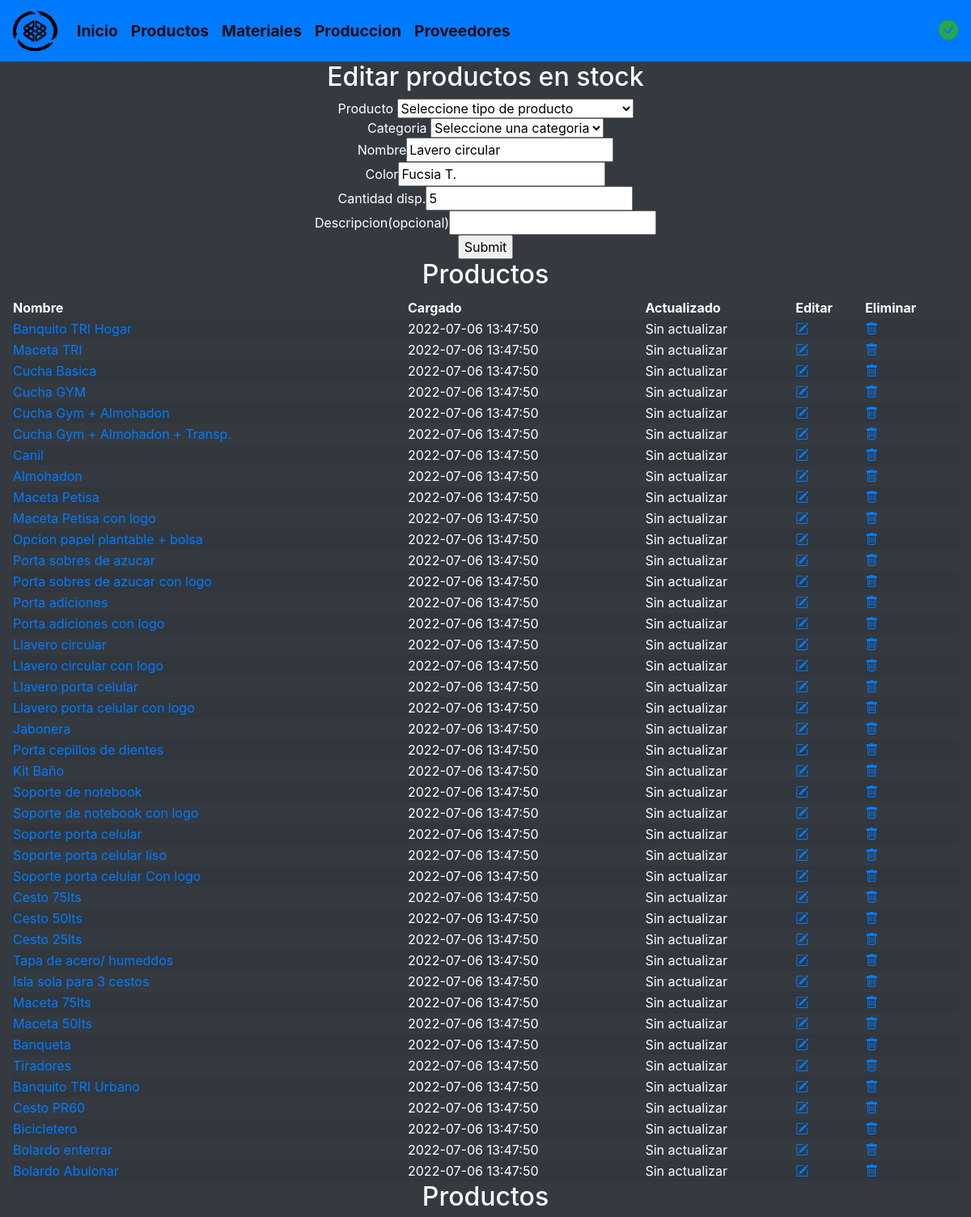
/verproducto.php?idstock=2 (upper part), run on the app's committed database.
### tables this page shows
create table productosalmacen(
	id_stock int unsigned auto_increment primary key,
	id_producto int unsigned,
	id_categoria int unsigned,
	nombre varchar(150) not null,
	color varchar(90) not null,
	stock_disponible int(4) not null,
	descripcion varchar(320),
	creada_el TIMESTAMP DEFAULT CURRENT_TIMESTAMP,
  	actualizada_el TIMESTAMP DEFAULT CURRENT_TIMESTAMP,
  	foreign key (id_categoria) references categoria(id_categoria),
  	foreign key (id_producto) references productos(id_producto)
);

create table productos(
	id_producto int unsigned auto_increment primary key,
	id_tipo_procesado int unsigned,
	id_categoria int unsigned,
	nomproducto varchar(150) not null,
	creada_el TIMESTAMP DEFAULT CURRENT_TIMESTAMP,
  	actualizada_el TIMESTAMP DEFAULT CURRENT_TIMESTAMP,
	foreign key (id_tipo_procesado) references produccion(id_tipo_procesado),
	foreign key (id_categoria) references categoria(id_categoria)
);

### verproducto.php (the view, shortened to what this page needs)
<!DOCTYPE html>
<html lang="es">
	<?php include "modulos/head.php" ?>
	<body class="bg-dark text-white">
		<?php include "modulos/navheader.php" ?>
			<article class="col">
				<center>
					<?php
						if($_GET) {
					    $id=$_GET['idstock'];
					    $sql_unico='SELECT * FROM productosalmacen WHERE id_stock=?';
					    $gsent_unico = $cnn->prepare($sql_unico);
					    $gsent_unico->execute(array($id));
					    $resultado_unico = $gsent_unico->fetch();
						}
					?>
					<?php if ($_GET): ?>
					<h2>Editar productos en stock</h2>
					<form method="GET" action="editarproducto.php">
						<fieldset>
							Producto
							<select name="a" value="<?php echo $resultado_unico['id_producto']; ?>">
								<option selected hidden disabled> Seleccione tipo de producto</option>
								<?php
									$sql_leer='SELECT * FROM productos';
									$gsent = $cnn->prepare($sql_leer);
									$gsent->execute();
									$resultados = $gsent->fetchAll();
								?>
							</select>
						</fieldset>
						<fieldset>
							Categoria
							<select name="b" value="<?php echo $resultado_unico['id_categoria']; ?>">
								<option selected hidden value="<?php echo $resultado_unico['id_categoria']; ?>" > Seleccione una categoria</option>
							</select>
						</fieldset>
						<fieldset>
							Nombre<input type="text" name="name" value="<?php echo $resultado_unico['nombre']?>">
						</fieldset>
						<fieldset>
							Color<input type="text" name="color" value="<?php echo $resultado_unico['color']?>">
						</fieldset>
						<fieldset>
							Cantidad disp.<input type="number" name="stock" value="<?php echo $resultado_unico['stock_disponible']?>">
						</fieldset>
						<fieldset>
							Descripcion(opcional)<input type="text" name="descripcion" value="<?php echo $resultado_unico['descripcion']?>">
						</fieldset>
						<fieldset>
							<input type="submit">
						</fieldset>
					</form>
					<?php endif; ?>
				</center>
				<center><h2>Productos</h2></center>
				<table class="col table-striped">
					<thead>
						<tr>
							<th>Nombre</th>
							<th>Cargado</th>
							<th>Actualizado</th>
							<th>Editar</th>
							<th>Eliminar</th>
						</tr>
					</thead>
					<tbody>
						<?php
							include "db/conexion.php";
							$leer_sql='SELECT * FROM productos';
							$gsent = $cnn->prepare($leer_sql);
							$gsent->execute();
							$resultadotes = $gsent->fetchAll();
						    foreach ($resultadotes as $datote):
						?>
						<tr>
							<td><a href="verprecioproducto.php?id=<?php echo $datote['id_producto']; ?>"><?php echo $datote['nomproducto']; ?></a></td>
						    <td><?php echo $datote['creada_el']; ?></td>
						    <td>
						    	<?php
						    		if($datote['creada_el']==$datote['actualizada_el'])
						    			{echo 'Sin actualizar';}
						    		else
						    			{echo $datote['actualizada_el'];}
						    	?>
						    </td>
							<td><a href="verproducto.php?idproducto=<?php echo $datote['id_producto']; ?>"><i class="bi bi-pencil-square"></i></a></td>
						    <td><a href="eliminarproducto.php?id=<?php echo $datote['id_producto']; ?>" onclick="return confirmar()"><i class="bi bi-trash"></i></a></td>
						</tr>
						<?php endforeach; ?>
					</tbody>
				</table>
			</article>
			<article class="col">
				<center>
					<h2>Productos</h2>
				</center>
			</article>
		</main>
	</body>
</html>

### data on the page
productosalmacen: b "Seleccione una categoria", name "Lavero circular", color "Fucsia T.", stock "5"
productos: nomproducto "Banquito TRI Hogar", creada_el "2022-07-06 13:47:50", shows "Sin actualizar"
productos: nomproducto "Maceta TRI", creada_el "2022-07-06 13:47:50", shows "Sin actualizar"
productos: nomproducto "Cucha Basica", creada_el "2022-07-06 13:47:50", shows "Sin actualizar"
productos: nomproducto "Cucha GYM", creada_el "2022-07-06 13:47:50", shows "Sin actualizar"
productos: nomproducto "Cucha Gym + Almohadon", creada_el "2022-07-06 13:47:50", shows "Sin actualizar"
productos: nomproducto "Cucha Gym + Almohadon + Transp.", creada_el "2022-07-06 13:47:50", shows "Sin actualizar"
productos: nomproducto "Canil", creada_el "2022-07-06 13:47:50", shows "Sin actualizar"
productos: nomproducto "Almohadon", creada_el "2022-07-06 13:47:50", shows "Sin actualizar"
productos: nomproducto "Maceta Petisa", creada_el "2022-07-06 13:47:50", shows "Sin actualizar"
productos: nomproducto "Maceta Petisa con logo", creada_el "2022-07-06 13:47:50", shows "Sin actualizar"
productos: nomproducto "Opcion papel plantable + bolsa", creada_el "2022-07-06 13:47:50", shows "Sin actualizar"
productos: nomproducto "Porta sobres de azucar", creada_el "2022-07-06 13:47:50", shows "Sin actualizar"
productos: nomproducto "Porta sobres de azucar con logo", creada_el "2022-07-06 13:47:50", shows "Sin actualizar"
productos: nomproducto "Porta adiciones", creada_el "2022-07-06 13:47:50", shows "Sin actualizar"
productos: nomproducto "Porta adiciones con logo", creada_el "2022-07-06 13:47:50", shows "Sin actualizar"
productos: nomproducto "Llavero circular", creada_el "2022-07-06 13:47:50", shows "Sin actualizar"
productos: nomproducto "Llavero circular con logo", creada_el "2022-07-06 13:47:50", shows "Sin actualizar"
productos: nomproducto "Llavero porta celular", creada_el "2022-07-06 13:47:50", shows "Sin actualizar"
productos: nomproducto "Llavero porta celular con logo", creada_el "2022-07-06 13:47:50", shows "Sin actualizar"
productos: nomproducto "Jabonera", creada_el "2022-07-06 13:47:50", shows "Sin actualizar"
productos: nomproducto "Porta cepillos de dientes", creada_el "2022-07-06 13:47:50", shows "Sin actualizar"
productos: nomproducto "Kit Baño", creada_el "2022-07-06 13:47:50", shows "Sin actualizar"
productos: nomproducto "Soporte de notebook", creada_el "2022-07-06 13:47:50", shows "Sin actualizar"
productos: nomproducto "Soporte de notebook con logo", creada_el "2022-07-06 13:47:50", shows "Sin actualizar"
productos: nomproducto "Soporte porta celular", creada_el "2022-07-06 13:47:50", shows "Sin actualizar"
productos: nomproducto "Soporte porta celular liso", creada_el "2022-07-06 13:47:50", shows "Sin actualizar"
productos: nomproducto "Soporte porta celular Con logo", creada_el "2022-07-06 13:47:50", shows "Sin actualizar"
productos: nomproducto "Cesto 75lts", creada_el "2022-07-06 13:47:50", shows "Sin actualizar"
productos: nomproducto "Cesto 50lts", creada_el "2022-07-06 13:47:50", shows "Sin actualizar"
productos: nomproducto "Cesto 25lts", creada_el "2022-07-06 13:47:50", shows "Sin actualizar"
productos: nomproducto "Tapa de acero/ humeddos", creada_el "2022-07-06 13:47:50", shows "Sin actualizar"
productos: nomproducto "Isla sola para 3 cestos", creada_el "2022-07-06 13:47:50", shows "Sin actualizar"
productos: nomproducto "Maceta 75lts", creada_el "2022-07-06 13:47:50", shows "Sin actualizar"
productos: nomproducto "Maceta 50lts", creada_el "2022-07-06 13:47:50", shows "Sin actualizar"
productos: nomproducto "Banqueta", creada_el "2022-07-06 13:47:50", shows "Sin actualizar"
productos: nomproducto "Tiradores", creada_el "2022-07-06 13:47:50", shows "Sin actualizar"
productos: nomproducto "Banquito TRI Urbano", creada_el "2022-07-06 13:47:50", shows "Sin actualizar"
productos: nomproducto "Cesto PR60", creada_el "2022-07-06 13:47:50", shows "Sin actualizar"
productos: nomproducto "Bicicletero", creada_el "2022-07-06 13:47:50", shows "Sin actualizar"
productos: nomproducto "Bolardo enterrar", creada_el "2022-07-06 13:47:50", shows "Sin actualizar"
productos: nomproducto "Bolardo Abulonar", creada_el "2022-07-06 13:47:50", shows "Sin actualizar"
